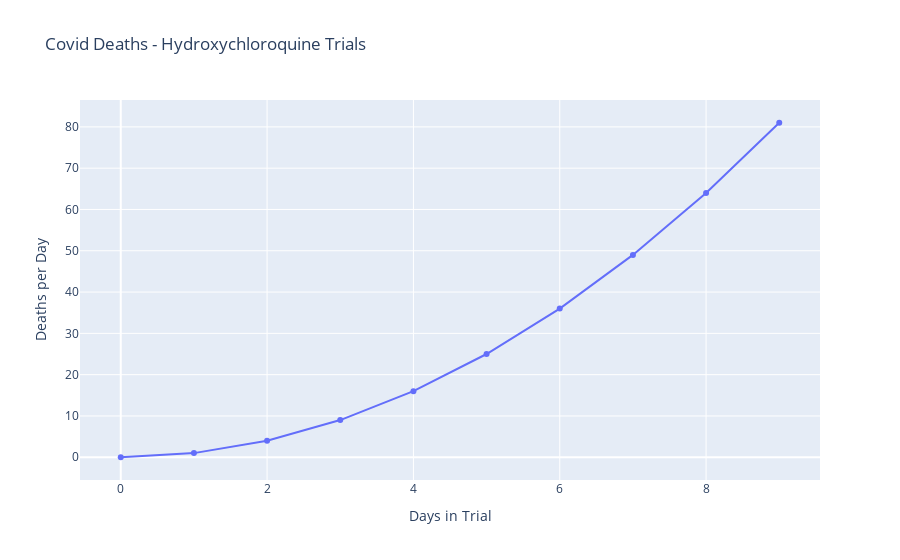

The code cell stored with this chart in its notebook:
### Code cell
#Fake plot it
x = np.arange(10)
fig = go.Figure(data=go.Scatter(x=x, y=x**2))
fig.update_layout(title_text="Covid Deaths - Hydroxychloroquine Trials")
fig.update_xaxes(title_text='Days in Trial')
fig.update_yaxes(title_text='Deaths per Day')
fig.show()

### Figure 1 — Plotly figure (JSON) as saved in the notebook; plotly's stock layout.template omitted (floating-point values rounded to 4 significant figures)
{"data": [{"type": "scatter", "x": [0, 1, 2, 3, 4, 5, 6, 7, 8, 9], "y": [0, 1, 4, 9, 16, 25, 36, 49, 64, 81]}], "layout": {"title": {"text": "Covid Deaths - Hydroxychloroquine Trials"}, "xaxis": {"title": {"text": "Days in Trial"}}, "yaxis": {"title": {"text": "Deaths per Day"}}}}
